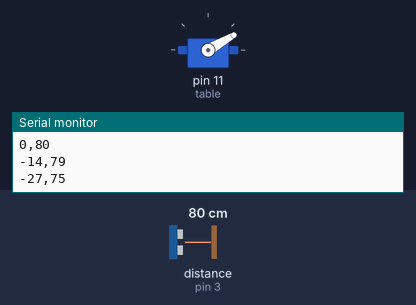
A sketch run on a simulated Arduino Uno, built with avr-gcc and run on an emulated ATmega328P. On the bench: servo, the last lines printed to the serial monitor. Inputs (shaded band) come from the test bench; at power-on: distance to the obstacle (sensor on pin 3) 80 cm. The echo pulse lasts 58.3 µs per cm.

Above: at 6.0 s.
6.1 s: distance to the obstacle (sensor on pin 3) set to 2 cm
At 6.32 s:
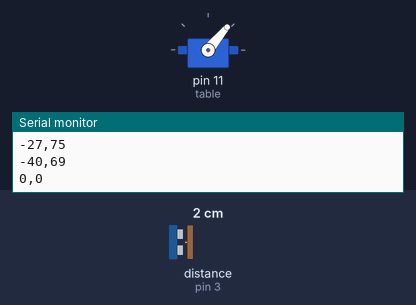
At 9.7 s:
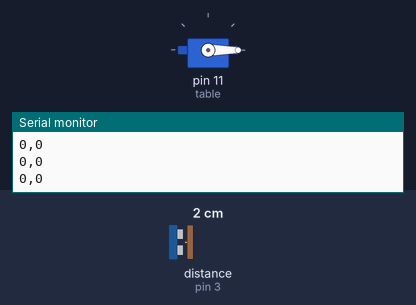
Timing chart, 0 to 15.1 s (numbered marks = the images above; inputs shaded):
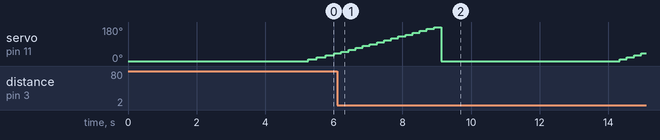

The sketch:

polar_map.ino
```cpp
#include <Servo.h>
#include <math.h>

int echo0Pin = 3;//, echo1Pin = xxx;
int trigPin = 2;

Servo table;

void setup() {
  Serial.begin(115200);

  table.attach(11);

  pinMode(echo0Pin, INPUT);
//  pinMode(echo1Pin, INPUT);
  pinMode(trigPin, OUTPUT);
};

void loop() {
  table.write(0);
  delay(5000);
  for(int angle = 0; angle <= 180; angle+=10){
    table.write(angle);
    delay(200);
    long duration = 0, distance = 0;
    for(int avg = 0; avg < 10; avg++) {
      digitalWrite(trigPin, LOW);
      delayMicroseconds(2);
      digitalWrite(trigPin, HIGH);
      delayMicroseconds(10);
      digitalWrite(trigPin, LOW);
      duration = pulseIn(echo0Pin, HIGH);
      distance += (duration/2) / 29.1 / 10;
      //delay(1);
    }
    Serial.print(round(distance * cos(((angle + 90) * 71.0) / 4068.0)));
    Serial.print(",");
    Serial.println(round(distance * sin(((angle + 90) * 71.0) / 4068.0)));
    //delay(250);
  }
};
```
